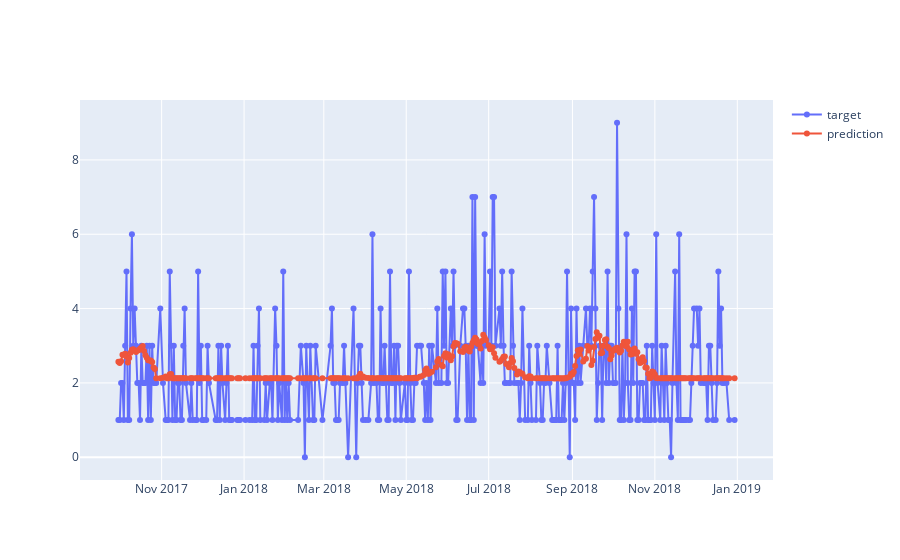

Write notebook code for a chart like this one.
### Code cell
# Evaluating:
y_predict = (nmodel.predict(X[- ntest_day:]) * maxes).sum(axis = 1)
y_true = (Y[- ntest_day:] * maxes).sum(axis = 1)

evaluate(y_true , y_predict , cdtsers.day[-365:])

### Figure 1 — Plotly figure (JSON) as saved in the notebook; plotly's stock layout.template omitted (floating-point values rounded to 4 significant figures; data arrays with more than 128 entries replaced by an {"elided": "..."} marker saying what was removed)
{"data": [{"mode": "lines+markers", "name": "target", "type": "scatter", "x": {"elided": "365 str values"}, "y": {"elided": "365 int values"}}, {"mode": "lines+markers", "name": "prediction", "type": "scatter", "x": {"elided": "365 str values"}, "y": {"elided": "365 float values"}}], "layout": {}}
